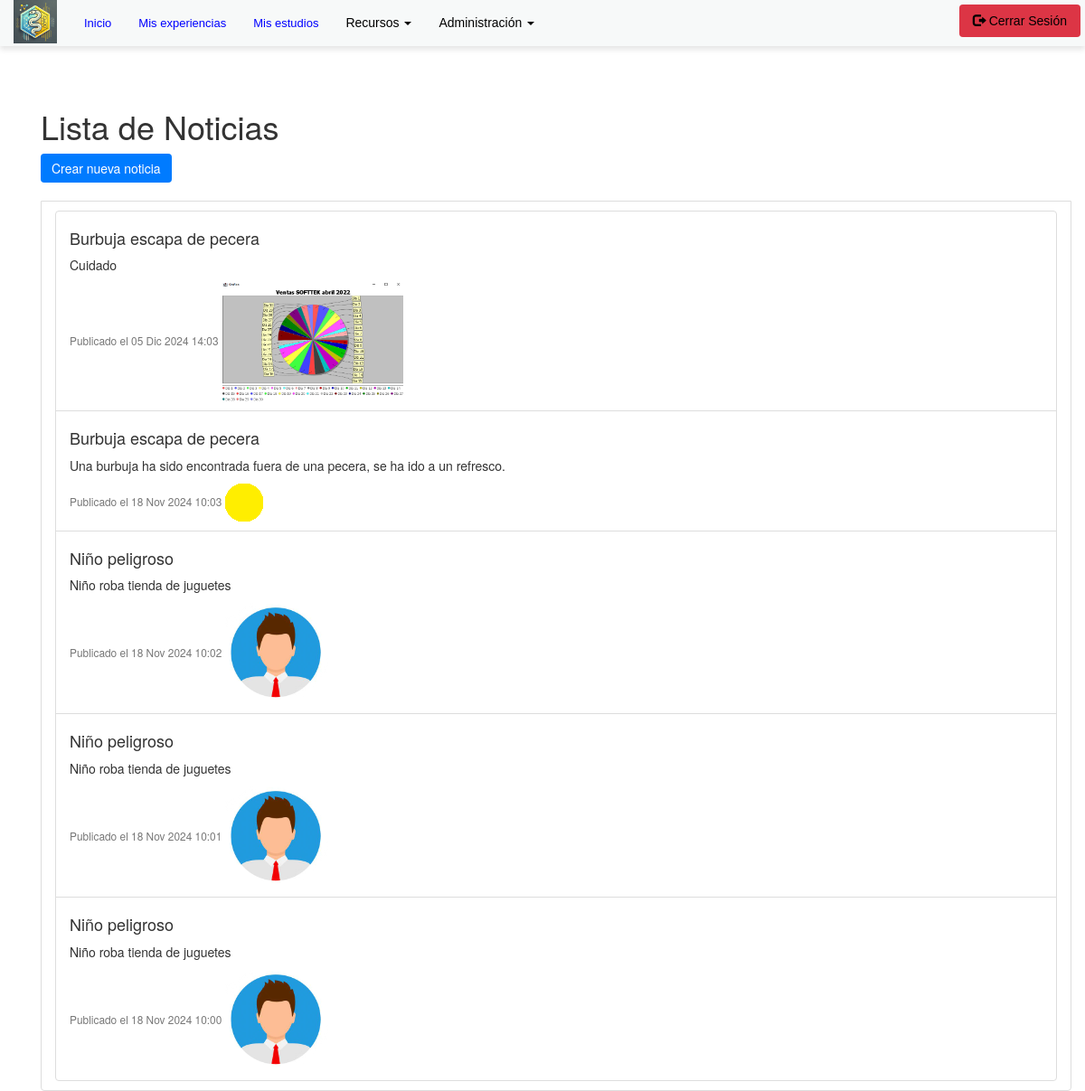
Screenshot of /lista_noticias/ (signed in) with the database file from the repository.
### appportfolio/models.py (models this page shows, shortened)
class Noticia(models.Model):
    id = models.AutoField(primary_key=True)
    titulo = models.CharField("Título", max_length=200, null=True, blank=True)
    contenido = models.TextField("Contenido", null=True, blank=True)
    fecha_creacion = models.DateTimeField(auto_now_add=True)
    imagen = models.ImageField("Imagen", null=True, blank=True, upload_to="media/")

### appportfolio/views.py (the view)
# urls.py: path('lista_noticias/', views.lista_noticias, name='lista_noticias'),
def lista_noticias(request):
    noticias = Noticia.objects.all().order_by('-fecha_creacion')
    return render(request, 'lista_noticias.html', {'noticias': noticias})

### templates/lista_noticias.html (shortened to what this page needs)
{% extends "base.html" %}
{% load static %}
{% block head %}
<link rel="stylesheet" href="https://maxcdn.bootstrapcdn.com/bootstrap/3.3.5/css/bootstrap.min.css">
{% endblock %}
{% block content %}
    <br><br><br><br>
    <div class="container mt-4">
        <h1>Lista de Noticias</h1>
        {% if request.user.is_authenticated %}
            {% if request.user.is_staff %}
                <a href="{% url 'crear_noticia' %}" class="btn btn-primary mb-4">Crear nueva noticia</a>
            {% endif %}
        {% endif %}
        <br><br>
        <ul class="list-group-item">
            {% for noticia in noticias %}
                <li class="list-group-item">
                    <h4>{{ noticia.titulo }}</h4>
                    <p>{{ noticia.contenido }}</p>
                    <small class="text-muted">Publicado el {{noticia.fecha_creacion|date:"d M Y H:i"}}</small>
                    {% if noticia.imagen %}
                    <img src="{{ noticia.imagen.url }}" alt="Imagen de {{ noticia.titulo }}" style="max-width: 200px; max-height: 200px">
                    {% endif %}
                </li>
            {% endfor %}
        </ul>
    </div>
{% endblock content %}

### static/css/cssNavbar.css (style rules this page uses)
.btn-primary { background-color: #007bff; border: none; color: white; }

### rows the page displays
Noticia: titulo "Burbuja escapa de pecera", contenido "Cuidado", fecha_creacion "05 Dic 2024 14:03", imagen (picture)
Noticia: titulo "Burbuja escapa de pecera", contenido "Una burbuja ha sido encontrada fuera de una pecera, se ha ido a un refresco.", fecha_creacion "18 Nov 2024 10:03", imagen (picture)
Noticia: titulo "Niño peligroso", contenido "Niño roba tienda de juguetes", fecha_creacion "18 Nov 2024 10:02", imagen (picture)
Noticia: titulo "Niño peligroso", contenido "Niño roba tienda de juguetes", fecha_creacion "18 Nov 2024 10:01", imagen (picture)
Noticia: titulo "Niño peligroso", contenido "Niño roba tienda de juguetes", fecha_creacion "18 Nov 2024 10:00", imagen (picture)
